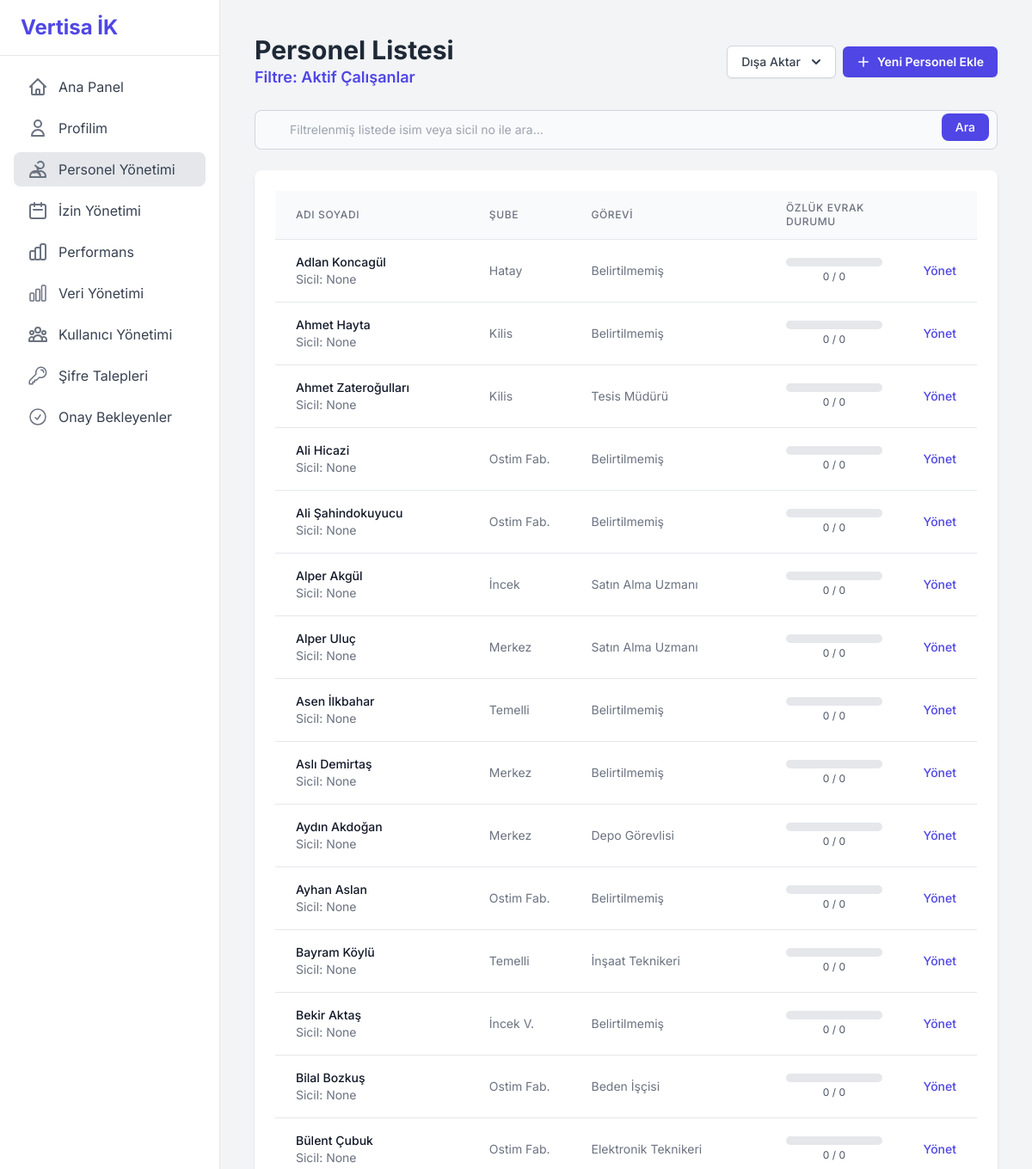
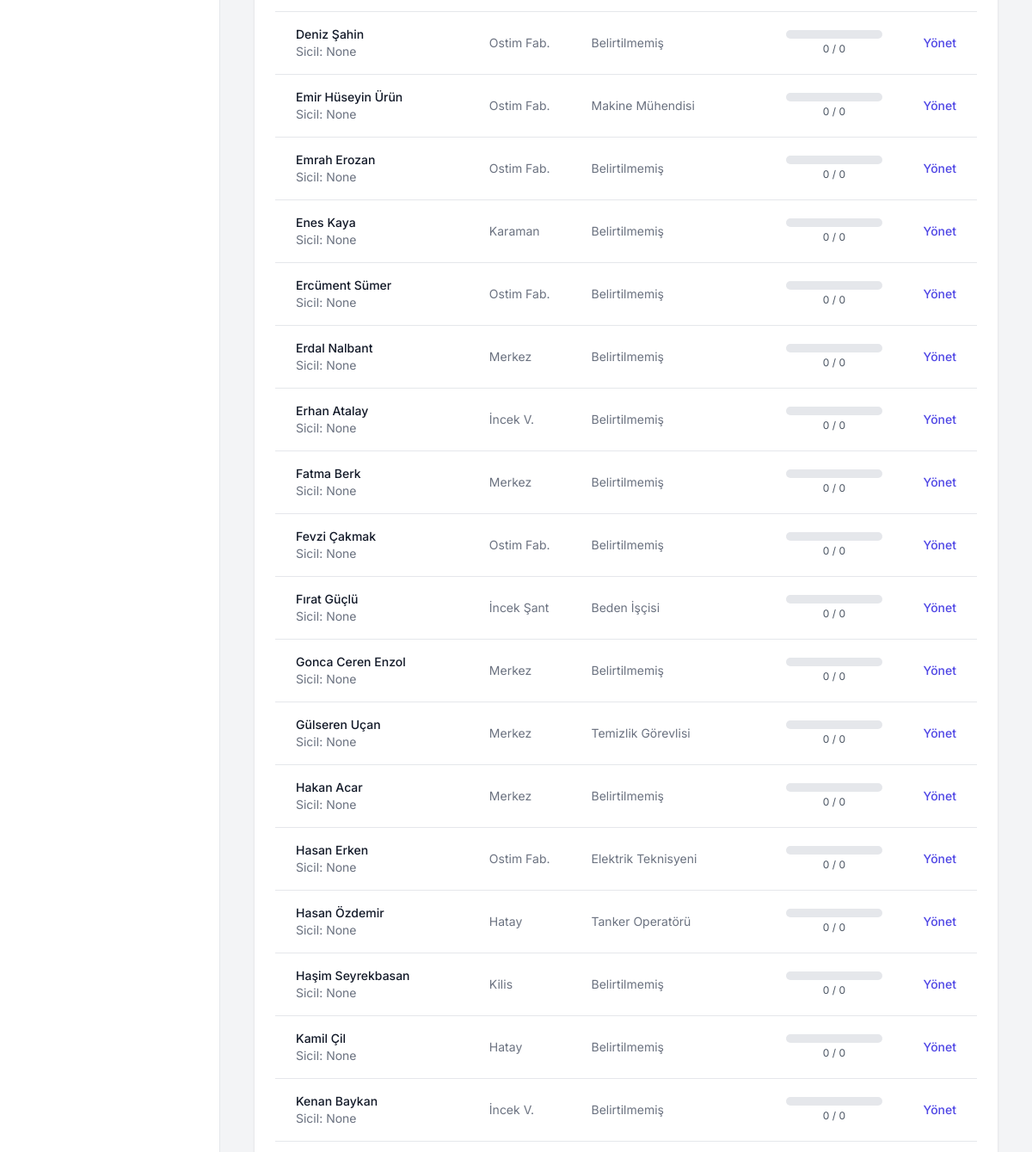
/personnel/ (signed in, upper part), run on an earlier commit of the app's database (2 pictures, top to bottom).
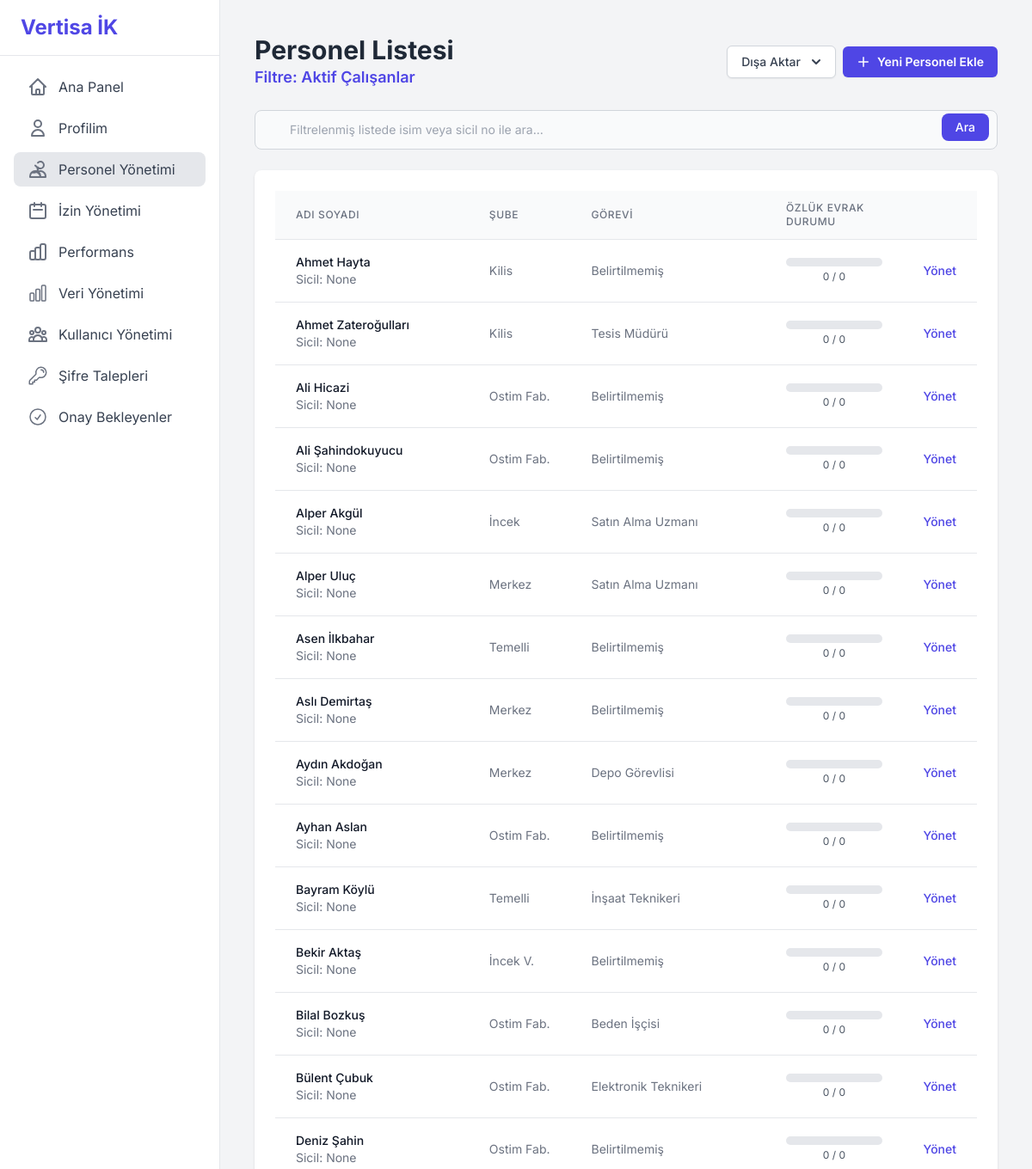
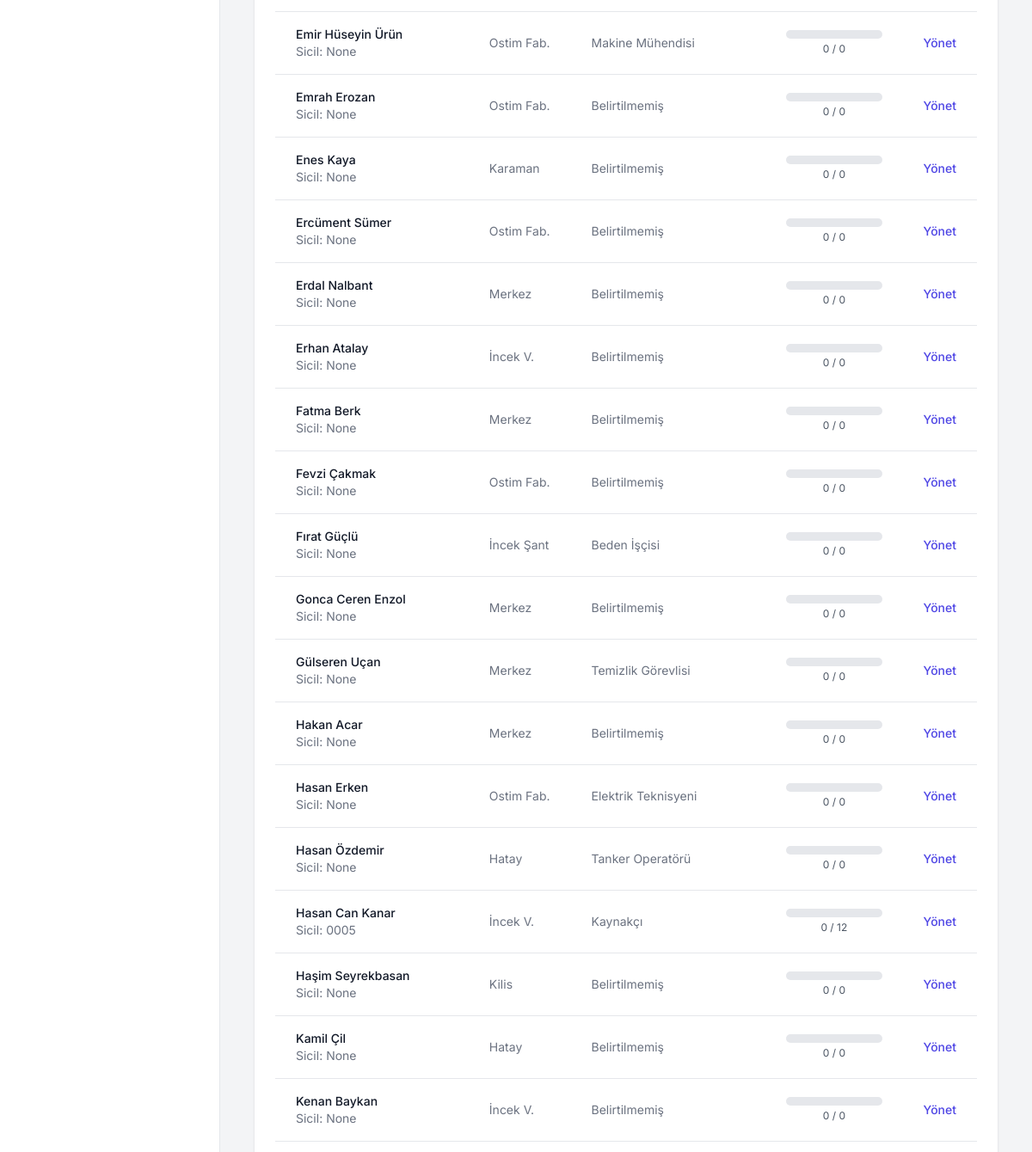
And on a later commit of the database (2 pictures, top to bottom).
### tables this page shows
CREATE TABLE calisanlar (
        id INTEGER PRIMARY KEY AUTOINCREMENT,
        ad TEXT NOT NULL,
        soyad TEXT NOT NULL,
        sicil_no TEXT,
        tc_kimlik TEXT UNIQUE NOT NULL,
        ise_baslama_tarihi TEXT,
        isten_cikis_tarihi TEXT,
        dogum_tarihi TEXT,
        cinsiyet TEXT,
        kan_grubu TEXT,
        tel TEXT,
        yakin_tel TEXT,
        adres TEXT,
        iban TEXT,
        egitim TEXT,
        ucreti TEXT,
        aciklama TEXT,
        yillik_izin_bakiye INTEGER NOT NULL DEFAULT 20,
        yaka_tipi TEXT,
        yonetici_id INTEGER REFERENCES calisanlar(id),
        sube_id INTEGER REFERENCES subeler(id),
        departman_id INTEGER REFERENCES departmanlar(id),
        gorev_id INTEGER REFERENCES gorevler(id),
        mail TEXT UNIQUE,
        onay_durumu TEXT NOT NULL DEFAULT 'Onaylandı',
        admin_notu TEXT
    );

### app/personnel.py (the view)
@bp.route('/')
@login_required
def list_personnel():
    db = g.db
    search_query = request.args.get('q')
    yaka_tipi = request.args.get('yaka_tipi')
    durum = request.args.get('durum', 'aktif')
    where_clause, params, active_filter = _build_personnel_query_filter(search_query, yaka_tipi, durum)
    query = f"""
        SELECT
            c.*, s.sube_adi, g.gorev_adi,
            SUM(CASE WHEN e.kategori = 'Özlük' AND e.yuklendi_mi = 1 THEN 1 ELSE 0 END) as yuklenen_evrak,
            SUM(CASE WHEN e.kategori = 'Özlük' THEN 1 ELSE 0 END) as toplam_evrak
        FROM calisanlar c
        LEFT JOIN subeler s ON c.sube_id = s.id
        LEFT JOIN gorevler g ON c.gorev_id = g.id
        LEFT JOIN evraklar e ON c.id = e.calisan_id
        {where_clause}
        GROUP BY c.id
        ORDER BY c.ad, c.soyad
    """
    calisanlar = db.execute(query, params).fetchall()
    return render_template('personnel_list.html', calisanlar=calisanlar, active_filter=active_filter)

### app/auth.py (called while the page is built)
def login_required(view):
    @wraps(view)
    def wrapped_view(**kwargs):
        if 'user_id' not in session:
            flash("Bu sayfayı görüntülemek için lütfen giriş yapın.", "warning")
            return redirect(url_for('auth.login'))
        return view(**kwargs)
    return wrapped_view

### app/templates/personnel_list.html (shortened to what the changed rows need)
{% extends "base.html" %}
{% block content %}
<div class="flex flex-wrap justify-between items-center gap-4 mb-6">
    <div>
        <h1 class="text-3xl font-bold text-gray-800">Personel Listesi</h1>
    </div>
</div>
<div class="bg-white rounded-lg shadow p-6">
    <table class="min-w-full divide-y divide-gray-200">
        <thead class="bg-gray-50">
            <tr>
                <th scope="col" class="px-6 py-3 text-left text-xs font-medium text-gray-500 uppercase tracking-wider">Adı Soyadı</th>
                <th scope="col" class="px-6 py-3 text-left text-xs font-medium text-gray-500 uppercase tracking-wider">Şube</th>
                <th scope="col" class="px-6 py-3 text-left text-xs font-medium text-gray-500 uppercase tracking-wider">Görevi</th>
                <th scope="col" class="px-6 py-3 text-left text-xs font-medium text-gray-500 uppercase tracking-wider">Özlük Evrak Durumu</th>
                <th scope="col" class="relative px-6 py-3">
                </th>
            </tr>
        </thead>
        <tbody class="bg-white divide-y divide-gray-200">
            {% for calisan in calisanlar %}
            <tr class="hover:bg-gray-50 transition-colors duration-150">
                <td class="px-6 py-4 whitespace-nowrap">
                    <div class="text-sm font-medium text-gray-900">{{ calisan.ad }} {{ calisan.soyad }}</div>
                    <div class="text-sm text-gray-500">Sicil: {{ calisan.sicil_no }}</div>
                </td>
                <td class="px-6 py-4 whitespace-nowrap text-sm text-gray-500">{{ calisan.sube_adi or 'Belirtilmemiş' }}</td>
                <td class="px-6 py-4 whitespace-nowrap text-sm text-gray-500">{{ calisan.gorev_adi or 'Belirtilmemiş' }}</td>
                <td class="px-6 py-4 whitespace-nowrap">
                    {% set percentage = (calisan.yuklenen_evrak / calisan.toplam_evrak * 100) if calisan.toplam_evrak > 0 else 0 %}
                    <div class="w-full bg-gray-200 rounded-full h-2.5">
                    </div>
                    <div class="text-xs text-center text-gray-600 mt-1">{{ calisan.yuklenen_evrak }} / {{ calisan.toplam_evrak }}</div>
                </td>
                <td class="px-6 py-4 whitespace-nowrap text-right text-sm font-medium">
                    <a href="{{ url_for('personnel.manage', calisan_id=calisan.id) }}" class="text-indigo-600 hover:text-indigo-900">Yönet</a>
                </td>
            </tr>
            {% else %}
            <tr>
                <td colspan="5" class="text-center py-10 text-gray-500">
                    Aradığınız kriterlere uygun personel bulunamadı.
                </td>
            </tr>
            {% endfor %}
        </tbody>
    </table>
</div>
{% endblock %}

What changed in the data, as far as the page shows it:
no longer on this page (row edited): calisanlar: ad "Adlan", soyad "Koncagül", sicil_no "None", sube_adi "Hatay", gorev_adi "Belirtilmemiş", yuklenen_evrak "0", toplam_evrak "0"
added calisanlar: ad "Hasan Can", soyad "Kanar", sicil_no "0005", sube_adi "İncek V.", gorev_adi "Kaynakçı", yuklenen_evrak "0", toplam_evrak "12"
